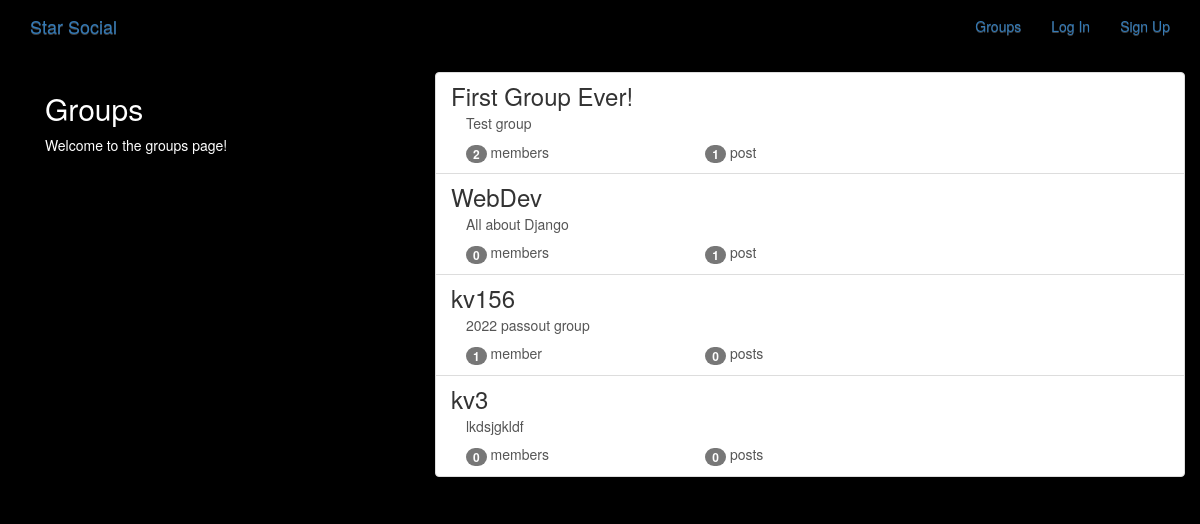
The app's page /groups/ with its own data.
### groups/models.py (models this page shows, shortened)
class Group(models.Model):
    name = models.CharField(max_length=255, unique=True)
    slug = models.SlugField(allow_unicode=True,unique=True)
    description = models.TextField(blank = True,default='')
    description_html = models.TextField(editable=False,default='',blank=True)
    members = models.ManyToManyField(User,through='GroupMember')
    class Meta:
        ordering = ['name']

### groups/views.py (the view)
# urls.py: path('', views.ListGroups.as_view(), name = 'all'),
class ListGroups(generic.ListView):
    model = Group

### groups/templates/groups/group_list.html (shortened to what this page needs)
{% extends "groups/group_base.html" %}
{% block pregroup %}
<div class="col-md-4">
  <div class="content">
    <h2>Groups</h2>
    <p>Welcome to the groups page!</p>
  </div>
</div>
{% endblock %}
{% block group_content %}
<div class="col-md-8">
  <div class="list-group">
    {% for group in object_list %}
    <a class='list-group-item' href="{% url 'groups:single' slug=group.slug %}">
    <h3 class = 'title list-group-item-heading'>{{group.name}}</h3>
    <div class="list-group-item-text container-fluid">
      {{group.description_html|safe}}
      <div class="row">
        <div class="col-md-4">
          <span class="badge">{{group.members.count}}</span>
          member{{group.members.count|pluralize}}
        </div>
        <div class="col-md-4">
          <span class='badge'>{{group.posts.count}}</span>
          post{{group.posts.count|pluralize}}
        </div>
      </div>
    </div>
    </a>
    {% endfor %}
  </div>
</div>
{% endblock %}

### groups/templates/groups/group_base.html (shortened to what this page needs)
{% extends "base.html" %}
{% block content %}
<div class="container">
  <div class="row">
    {% block pregroup %}{% endblock %}
    {% block group_content %}{% endblock %}
  </div>
</div>
{% endblock %}

### templates/base.html (shortened to what this page needs)
<!DOCTYPE html>
<html lang="en" dir="ltr">
  <head>
    {% load static %}
    <link rel="stylesheet" href="https://maxcdn.bootstrapcdn.com/bootstrap/3.3.7/css/bootstrap.min.css">
    <link rel="stylesheet" href="https://maxcdn.bootstrapcdn.com/bootstrap/3.3.7/css/bootstrap-theme.min.css">
    <link rel="stylesheet" href="{% static 'simplesocial/css/master.css'%}">
  </head>
  <body>
    <nav class='navbar mynav' role='navigation' id='navbar'>
      <div class="container">
        <a class="navbar-brand mynav" href="{% url 'home' %}">Star Social</a>
        <ul class='nav navbar-nav navbar-right'>
          {% if user.is_authenticated %}
            <li> <a href="{% url 'posts:create' %}">Post</a></li>
            <li> <a href="{% url 'groups:all' %}">Groups</a> </li>
            <li> <a href="{% url 'groups:create' %}">Create Group</a> </li>
            <li> <a href="{% url 'accounts:logout' %}">Log Out</a></li>
          {% else %}
            <li> <a href="{% url 'groups:all' %}"> Groups</a> </li>
            <li> <a href="{% url 'accounts:login' %}">Log In</a></li>
            <li> <a href="{% url 'accounts:signup' %}">Sign Up</a></li>
          {% endif %}
        </ul>
      </div>
    </nav>
    <div class="container mycontent">
    {% block content %}
    {% endblock %}
    </div>
  </body>
</html>

### static/simplesocial/css/master.css (style rules this page uses)
body { margin: 0; overflow: hidden; background-color: black; color:white; }

### records on screen
Group: name "First Group Ever!", description_html "Test group", members.count "2", posts.count "1"
Group: name "WebDev", description_html "All about Django", members.count "0", posts.count "1"
Group: name "kv156", description_html "2022 passout group", members.count "1", posts.count "0"
Group: name "kv3", description_html "lkdsjgkldf", members.count "0", posts.count "0"
